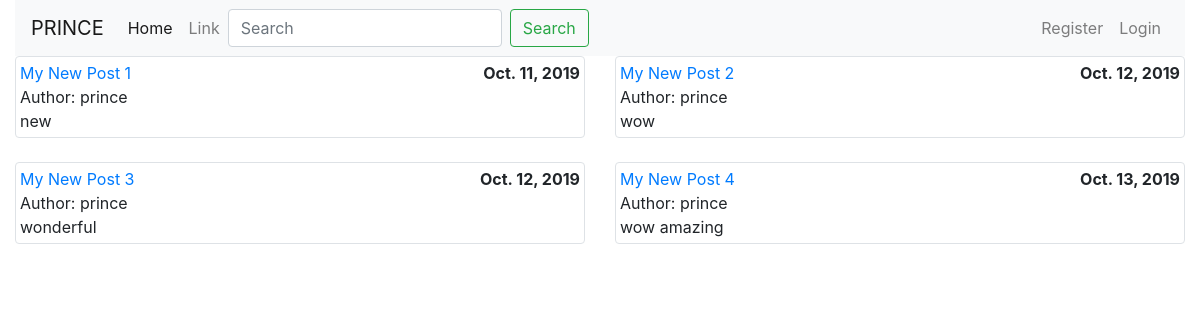
The page / on the database its author committed.
### Prince/models.py (models this page shows, shortened)
class Post(models.Model):
    object=models.Manager()
    published=PublishedManager()
    just_choices=(
        ('draft','Draft'),
        ('published','Published'),
    )
    title=models.CharField(max_length=20)
    slug=models.SlugField(max_length=120)
    author=models.ForeignKey(User,on_delete=models.CASCADE,related_name='blog_posts')
    body=models.TextField(max_length=220)
    created=models.DateTimeField(auto_now_add=True)
    updated=models.DateTimeField(auto_now=True)
    status=models.CharField(max_length=20,choices=just_choices,default='draft')
    likes=models.ManyToManyField(User,related_name='likes',blank=True)
    favourite=models.ManyToManyField(User,related_name='favourite')
    class Meta:
        ordering=['id']

### Prince/views.py (the view)
# urls.py: path('', views.post_list,name='posts'),
def post_list(request):
    posts=Post.object.all()
    query=request.GET.get('search')
    if query:
        posts=Post.object.filter(Q(author__username=query)|
                                 Q(title__contains=query)|
                                 Q(body__contains=query))
    return render(request,'photo_list.html',{'posts':posts})

### templates/photo_list.html (shortened to what this page needs)
{% extends 'base.html' %}
{% load humanize %}
{% block content %}
    <div class="row">
    {% for p in posts %}
    <div class="col-md-6">
        <div class="img-thumbnail">
            <a href="{% url 'details_post' p.id p.slug %}">{{ p.title }}</a><strong style="float: right">{{ p.created|naturalday }}</strong><br>
        Author: {{ p.author }}<br>
            {{ p.body }}
        </div><br>
    </div>
    {% endfor %}
    </div>
{% endblock %}

### templates/base.html (shortened to what this page needs)
{% load static %}
<html lang="en">
<head>
    <link rel="stylesheet" type="text/css" href="{% static 'css/bootstrap.min.css' %}">
</head>
<body>
<div class="container-fluid">
{% include 'includes/navbar.html' %}
    {% block content %}
    {% endblock %}
</div>
</body>
</html>

### templates/includes/navbar.html (shortened to what this page needs)
<nav class="navbar navbar-expand-lg navbar-light bg-light">
  <a class="navbar-brand" href="{% url 'posts' %}">PRINCE</a>
  <div class="collapse navbar-collapse" id="navbarSupportedContent">
      <ul class="navbar-nav mr-auto">
          <li class="nav-item active">
              <a class="nav-link" href="{% url 'posts' %}">Home <span class="sr-only">(current)</span></a>
          </li>
          <li class="nav-item">
              <a class="nav-link" href="#">Link</a>
          </li>
          <form class="form-inline my-2 my-lg-0" method="get">
            <input class="form-control mr-sm-2" type="search" placeholder="Search" aria-label="Search" name="search" value="{{ request.get.search }}">
            <button class="btn btn-outline-success my-2 my-sm-0" type="submit">Search</button>
          </form>
    </ul>
   <ul class="navbar-nav">
       {% if user.is_authenticated %}
           <li class="nav-item">
           <a class="nav-link" href="#">Favourites</a>
       </li>
       <li class="nav-item">
           <a class="nav-link" href="{% url 'edit_profile' %}">{{ user.username|capfirst }}</a>
       </li>
       <li class="nav-item">
           <a class="nav-link" href="{% url 'logout' %}">Logout</a>
       </li>
       {% else %}
       <li class="nav-item">
           <a class="nav-link" href="{% url 'signup' %}">Register</a>
       </li>
       <li class="nav-item">
           <a class="nav-link" href="{%  url 'login' %}">Login</a>
       </li>
       {% endif %}
   </ul>
  </div>
</nav>

### rows shown on the page
Post: title "My New Post 1", created "Oct. 11, 2019", author "prince", body "new"
Post: title "My New Post 2", created "Oct. 12, 2019", author "prince", body "wow"
Post: title "My New Post 3", created "Oct. 12, 2019", author "prince", body "wonderful"
Post: title "My New Post 4", created "Oct. 13, 2019", author "prince", body "wow amazing"
